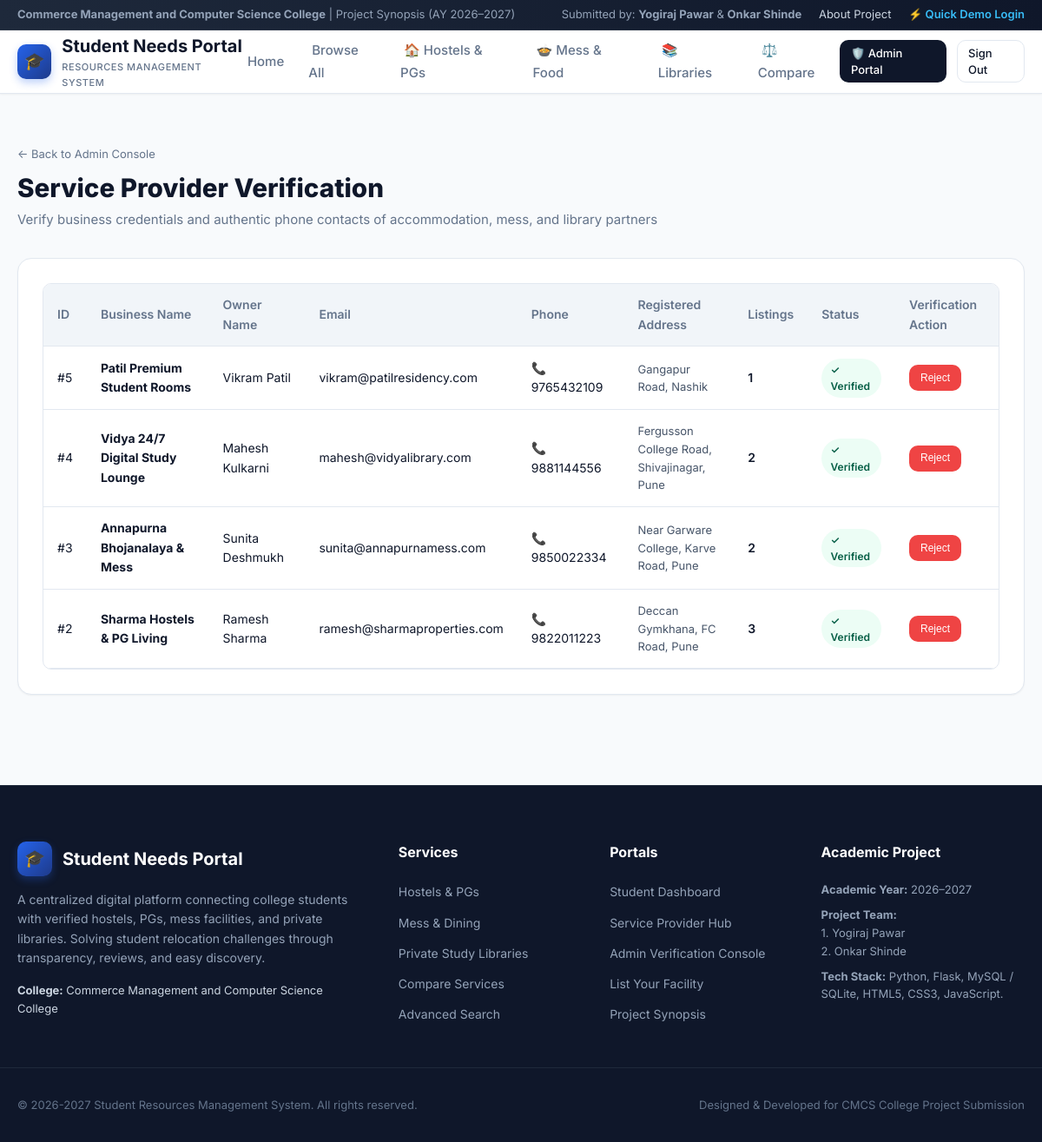
The page /admin/providers (signed in) on the database its author committed.
### tables this page shows
CREATE TABLE users (
        id INTEGER PRIMARY KEY AUTOINCREMENT,
        role TEXT NOT NULL DEFAULT 'student',
        name TEXT NOT NULL,
        email TEXT UNIQUE NOT NULL,
        phone TEXT,
        password_hash TEXT NOT NULL,
        college_name TEXT,
        business_name TEXT,
        address TEXT,
        is_verified INTEGER DEFAULT 0,
        created_at TIMESTAMP DEFAULT CURRENT_TIMESTAMP
    );

### app.py (the view)
@app.route('/admin/providers')
@login_required
@role_required(['admin'])
def admin_providers():
    providers = query_db("""
        SELECT u.*,
               (SELECT COUNT(*) FROM listings WHERE provider_id = u.id) as listing_count
        FROM users u
        WHERE u.role = 'provider'
        ORDER BY u.id DESC
    """)
    return render_template('admin/verify_providers.html', providers=providers)

### app.py (called while the page is built)
def get_current_user():
    user_id = session.get('user_id')
    if not user_id:
        return None
    return query_db("SELECT * FROM users WHERE id = ?", [user_id], one=True)

def login_required(f):
    @wraps(f)
    def decorated_function(*args, **kwargs):
        if 'user_id' not in session:
            flash("Please sign in to access this page.", "warning")
            return redirect(url_for('login', next=request.url))
        return f(*args, **kwargs)
    return decorated_function

def role_required(allowed_roles):
    def decorator(f):
        @wraps(f)
        def decorated_function(*args, **kwargs):
            if 'user_id' not in session:
                flash("Please log in first.", "warning")
                return redirect(url_for('login', next=request.url))
            user = get_current_user()
            if not user or user['role'] not in allowed_roles:
                flash("You do not have permission to view that page.", "danger")
                return redirect(url_for('index'))
            return f(*args, **kwargs)
        return decorated_function
    return decorator

### database.py (called while the page is built)
def query_db(query, args=(), one=False):
    conn = get_db()
    db_type = getattr(g, 'db_type', 'sqlite')
    if db_type == 'mysql':
        mysql_query = query.replace('?', '%s')
        cursor = conn.cursor(dictionary=True)
        cursor.execute(mysql_query, args)
        rv = cursor.fetchall()
        cursor.close()
    else:
        cursor = conn.cursor()
        cursor.execute(query, args)
        rv = [dict(row) for row in cursor.fetchall()]
        cursor.close()
    return (rv[0] if rv else None) if one else rv

### templates/admin/verify_providers.html (shortened to what this page needs)
{% extends 'base.html' %}
{% block content %}
<div class="container" style="padding: 2.5rem 1.25rem 5rem;">
  <div style="margin-bottom: 2rem;">
    <a href="{{ url_for('admin_dashboard') }}" style="font-size: 0.8125rem; color: #64748b;">&larr; Back to Admin Console</a>
    <h1 style="font-size: 1.85rem; font-weight: 800; color: #0f172a; margin-top: 0.25rem;">Service Provider Verification</h1>
    <p style="color: #64748b; font-size: 0.9375rem;">Verify business credentials and authentic phone contacts of accommodation, mess, and library partners</p>
  </div>
  <div class="info-card">
    {% if providers %}
      <div class="table-responsive">
        <table class="custom-table">
          <thead>
            <tr>
              <th>ID</th>
              <th>Business Name</th>
              <th>Owner Name</th>
              <th>Email</th>
              <th>Phone</th>
              <th>Registered Address</th>
              <th>Listings</th>
              <th>Status</th>
              <th>Verification Action</th>
            </tr>
          </thead>
          <tbody>
            {% for prov in providers %}
              <tr>
                <td>#{{ prov.id }}</td>
                <td><strong style="color: #0f172a;">{{ prov.business_name }}</strong></td>
                <td>{{ prov.name }}</td>
                <td>{{ prov.email }}</td>
                <td>📞 {{ prov.phone }}</td>
                <td style="max-width: 200px; font-size: 0.8125rem; color: #475569;">{{ prov.address }}</td>
                <td style="font-weight: 600;">{{ prov.listing_count }}</td>
                <td>
                  {% if prov.is_verified == 1 %}
                    <span class="status-pill status-approved">✓ Verified</span>
                  {% elif prov.is_verified == 0 %}
                    <span class="status-pill status-pending">Pending</span>
                  {% else %}
                    <span class="status-pill status-rejected">Rejected</span>
                  {% endif %}
                </td>
                <td>
                  <div style="display: flex; gap: 0.35rem;">
                    {% if prov.is_verified != 2 %}
                      <form action="{{ url_for('admin_verify_provider', id=prov.id) }}" method="POST">
                        <button type="submit" class="btn btn-danger btn-sm" style="font-size: 0.75rem;">Reject</button>
                      </form>
                    {% endif %}
                  </div>
                </td>
              </tr>
            {% endfor %}
          </tbody>
        </table>
      </div>
    {% else %}
      <div style="text-align: center; padding: 2.5rem 1rem; color: #64748b;">
        No providers registered yet.
      </div>
    {% endif %}
  </div>
</div>
{% endblock %}

### static/css/style.css (style rules this page uses)
:root { --primary: #2563eb; --primary-hover: #1d4ed8; --primary-light: #eff6ff; --primary-dark: #1e3a8a; --secondary: #0f172a; --accent: #f59e0b; --accent-light: #fef3c7; --success: #10b981; --success-light: #ecfdf5; --warning: #f59e0b; --warning-light: #fffbeb; --danger: #ef4444; --danger-light: #fef2f2; --bg-main: #f8fafc; --bg-card: #ffffff; --bg-glass: rgba(255, 255, 255, 0.85); --text-main: #0f172a; --text-muted: #64748b; --text-light: #94a3b8; --border: #e2e8f0; --border-focus: #93c5fd; --radius-sm: 6px; --radius-md: 10px; --radius-lg: 16px; --radius-xl: 24px; --radius-full: 9999px; --shadow-sm: 0 1px 2px 0 rgba(0, 0, 0, 0.05); --shadow-md: 0 4px 6px -1px rgba(0, 0, 0, 0.08), 0 2px 4px -2px rgba(0, 0, 0, 0.04); --shadow-lg: 0 10px 15px -3px rgba(0, 0, 0, 0.08), 0 4px 6px -4px rgba(0, 0, 0, 0.04); --shadow-xl: 0 20px 25px -5px rgba(0, 0, 0, 0.1), 0 8px 10px -6px rgba(0, 0, 0, 0.04); --transition: all 0.2s cubic-bezier(0.4, 0, 0.2, 1); --font-sans: 'Inter', -apple-system, BlinkMacSystemFont, "Segoe UI", Roboto, Oxygen, Ubuntu, Cantarell, sans-serif; }
* { box-sizing: border-box; margin: 0; padding: 0; }
body { font-family: var(--font-sans); background-color: var(--bg-main); color: var(--text-main); line-height: 1.6; min-height: 100vh; display: flex; flex-direction: column; }
a { color: var(--primary); text-decoration: none; transition: var(--transition); }
.container { width: 100%; max-width: 1240px; margin: 0 auto; padding: 0 1.25rem; }
.btn { display: inline-flex; align-items: center; justify-content: center; gap: 0.5rem; font-weight: 500; font-size: 0.875rem; padding: 0.55rem 1.15rem; border-radius: var(--radius-md); cursor: pointer; border: 1px solid transparent; transition: var(--transition); text-decoration: none; line-height: 1.4; }
.btn-danger { background: var(--danger); color: #ffffff; }
.btn-sm { padding: 0.35rem 0.75rem; font-size: 0.8125rem; }
.info-card { background: var(--bg-card); border: 1px solid var(--border); border-radius: var(--radius-lg); padding: 1.75rem; margin-bottom: 1.5rem; box-shadow: var(--shadow-sm); }
.table-responsive { width: 100%; overflow-x: auto; border-radius: var(--radius-md); border: 1px solid var(--border); background: var(--bg-card); }
.custom-table { width: 100%; border-collapse: collapse; text-align: left; font-size: 0.875rem; }
.custom-table th { background: #f1f5f9; padding: 0.85rem 1rem; font-weight: 600; color: var(--text-muted); border-bottom: 1px solid var(--border); }
.custom-table td { padding: 0.85rem 1rem; border-bottom: 1px solid var(--border); vertical-align: middle; }
.status-pill { display: inline-flex; align-items: center; gap: 0.35rem; font-size: 0.75rem; font-weight: 600; padding: 0.2rem 0.65rem; border-radius: var(--radius-full); text-transform: capitalize; }
.status-approved { background: var(--success-light); color: #065f46; }

### rows shown on the page
users: id "5", business_name "Patil Premium Student Rooms", name "Vikram Patil", email "vikram@patilresidency.com", phone "9765432109", address "Gangapur Road, Nashik", listing_count "1", shows "✓ Verified"
users: id "4", business_name "Vidya 24/7 Digital Study Lounge", name "Mahesh Kulkarni", email "mahesh@vidyalibrary.com", phone "9881144556", address "Fergusson College Road, Shivajinagar, Pune", listing_count "2", is_verified "✓ Verified"
users: id "3", business_name "Annapurna Bhojanalaya & Mess", name "Sunita Deshmukh", email "sunita@annapurnamess.com", phone "9850022334", address "Near Garware College, Karve Road, Pune", listing_count "2", is_verified "✓ Verified"
users: id "2", business_name "Sharma Hostels & PG Living", name "Ramesh Sharma", email "ramesh@sharmaproperties.com", phone "9822011223", address "Deccan Gymkhana, FC Road, Pune", listing_count "3", is_verified "✓ Verified"

### other values the page prints
{{ config.COLLEGE_NAME }} "Commerce Management and Computer Science College"
{{ config.ACADEMIC_YEAR }} "2026–2027"
